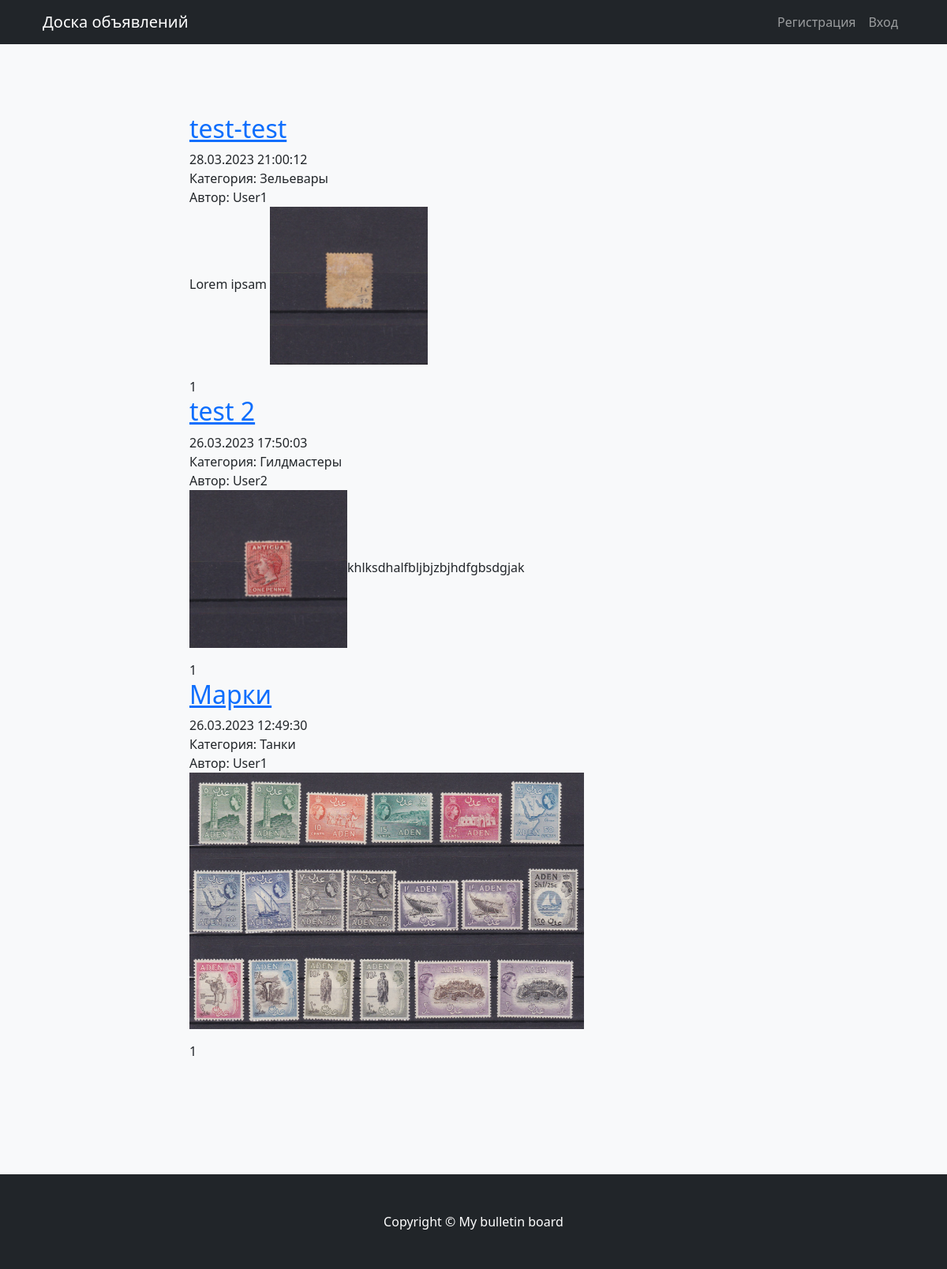
/board/, run on the app's committed database.
### board/models.py (models this page shows, shortened)
class Bulletin(models.Model):
    author = models.ForeignKey(User, on_delete=models.CASCADE)
    created = models.DateTimeField(auto_now_add=True)
    title = models.CharField(max_length=255)
    body = RichTextUploadingField()
    category = models.ForeignKey(Category, on_delete=models.RESTRICT)
    def is_author(self, user):
        return self.author == user
    def can_edit(self, user):
        return self.is_author(user)

class Category(models.Model):
    name = models.CharField(max_length=128, unique=True)
    def __str__(self):
        return self.name

### board/views.py (the view)
# urls.py: path('', BulletinList.as_view(), name='bulletin_list'),
class BulletinList(ListView):
    model = Bulletin
    ordering = '-created'
    template_name = 'bulletin_list.html'
    context_object_name = 'bulletins'
    paginate_by = 10

### board/templatetags/board_filters.py (called while the page is built)
@register.simple_tag(takes_context=True)
def can_edit_bulletin(context, bulletin):
    return bulletin.can_edit(context.request.user)

### board/templates/Board/bulletin_list.html (shortened to what this page needs)
{% extends 'default.html' %}
{% load board_filters %}
{% block content %}
  {% for bulletin in bulletins %}
    <div class="bulletin">
      <h2 class="title">
        {% can_edit_bulletin bulletin as permition %}
        {% if permition %}
          {% firstof "bulletin_detail" as url_name %}
        {% else %}
          {% firstof "bulletin_replay" as url_name %}
        {% endif %}
        <a href="{% url url_name bulletin.pk %}">
          {{ bulletin.title }}
        </a>
      </h2>
      <div class="date">
        {{ bulletin.created|date:"d.m.Y H:i:s" }}
      </div>
      <div class="date">
        Категория: {{ bulletin.category }}
      </div>
      <div class="author">
        Автор: {{ bulletin.author }}
      </div>
      <div class="content">
        {% autoescape off %}
        {{ bulletin.body }}
        {% endautoescape %}
      </div>
    </div>
    {{ page_obj.number }}
  {% empty %}
    <div>
      Еще нет ни одного объявления
    </div>
  {% endfor %}
{% endblock %}

### data on the page
Bulletin: title "test-test", created "28.03.2023 21:00:12", category "Зельевары", author "User1", body "Lorem ipsam", body (picture), number "1"
Bulletin: title "test 2", created "26.03.2023 17:50:03", category "Гилдмастеры", author "User2", body (picture), body "khlksdhalfbljbjzbjhdfgbsdgjak", number "1"
Bulletin: title "Марки", created "26.03.2023 12:49:30", category "Танки", author "User1", body (picture), number "1"
